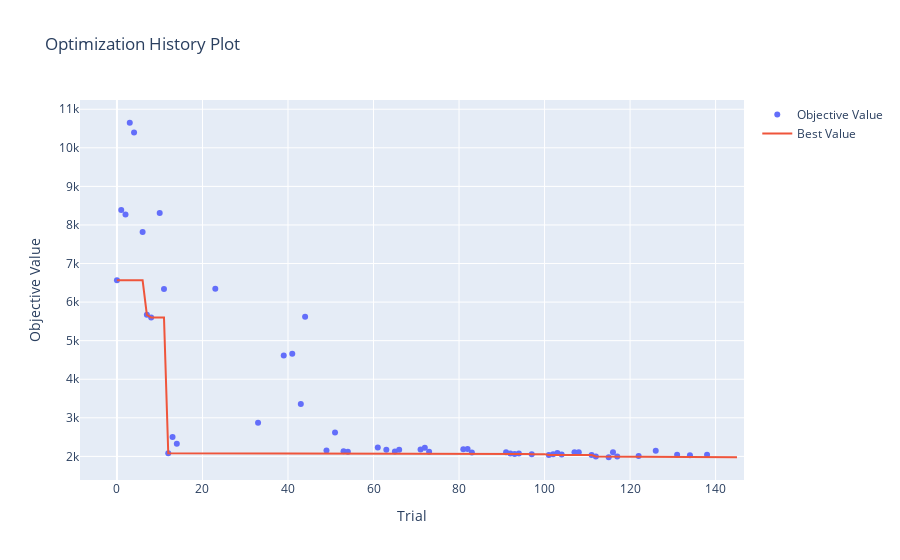

Write notebook code for a chart like this one.
### Code cell
plot_optimization_history(study2)

### Figure 1 — Plotly figure (JSON) as saved in the notebook; plotly's stock layout.template omitted (floating-point values rounded to 4 significant figures; data arrays with more than 128 entries replaced by an {"elided": "..."} marker saying what was removed)
{"data": [{"mode": "markers", "name": "Objective Value", "type": "scatter", "x": [0, 1, 2, 3, 4, 6, 7, 8, 10, 11, 12, 13, 14, 23, 33, 39, 41, 43, 44, 49, 51, 53, 54, 61, 63, 65, 66, 71, 72, 73, 81, 82, 83, 91, 92, 93, 94, 97, 101, 102, 103, 104, 107, 108, 111, 112, 115, 116, 117, 122, 126, 131, 134, 138], "y": [6565.0, 8388.0, 8274.0, 10650.0, 10400.0, 7818.0, 5670.0, 5599.0, 8309.0, 6343.0, 2079.0, 2501.0, 2328.0, 6345.0, 2871.0, 4612.0, 4658.0, 3360.0, 5620.0, 2154.0, 2622.0, 2131.0, 2123.0, 2229.0, 2175.0, 2126.0, 2174.0, 2180.0, 2222.0, 2119.0, 2184.0, 2194.0, 2099.0, 2108.0, 2077.0, 2062.0, 2075.0, 2058.0, 2038.0, 2054.0, 2087.0, 2046.0, 2104.0, 2107.0, 2034.0, 1997.0, 1977.0, 2110.0, 1996.0, 2009.0, 2147.0, 2042.0, 2028.0, 2041.0]}, {"mode": "lines", "name": "Best Value", "type": "scatter", "x": {"elided": "146 int values"}, "y": {"elided": "146 float values"}}, {"marker": {"color": "#cccccc"}, "mode": "markers", "name": "Infeasible Trial", "showlegend": false, "type": "scatter", "x": [], "y": []}], "layout": {"title": {"text": "Optimization History Plot"}, "xaxis": {"title": {"text": "Trial"}}, "yaxis": {"title": {"text": "Objective Value"}}}}
